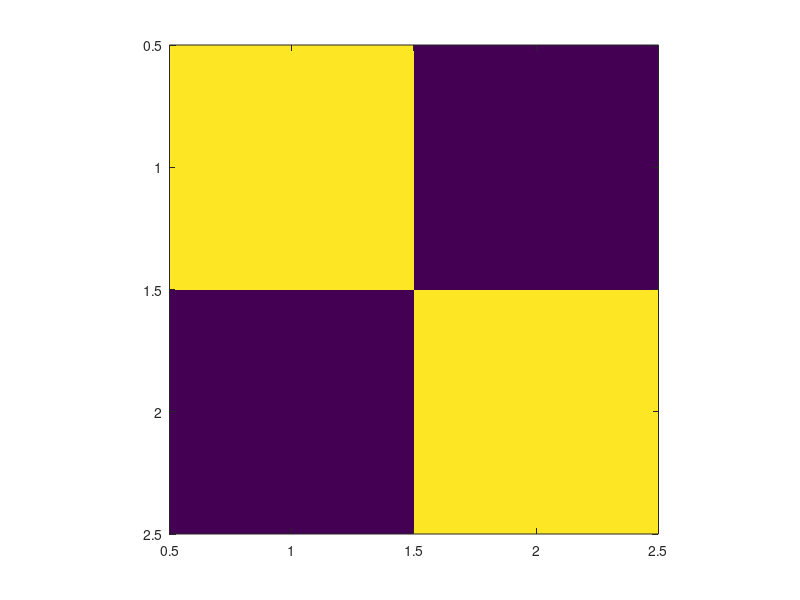
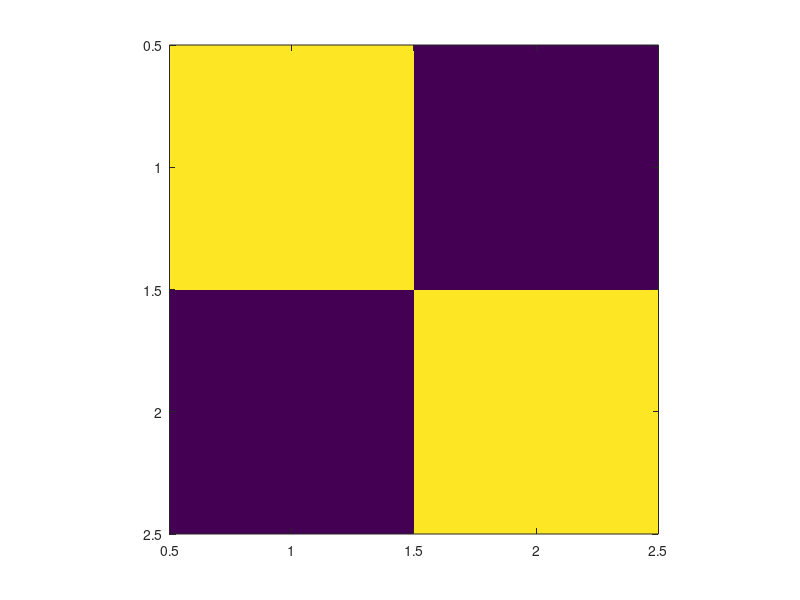
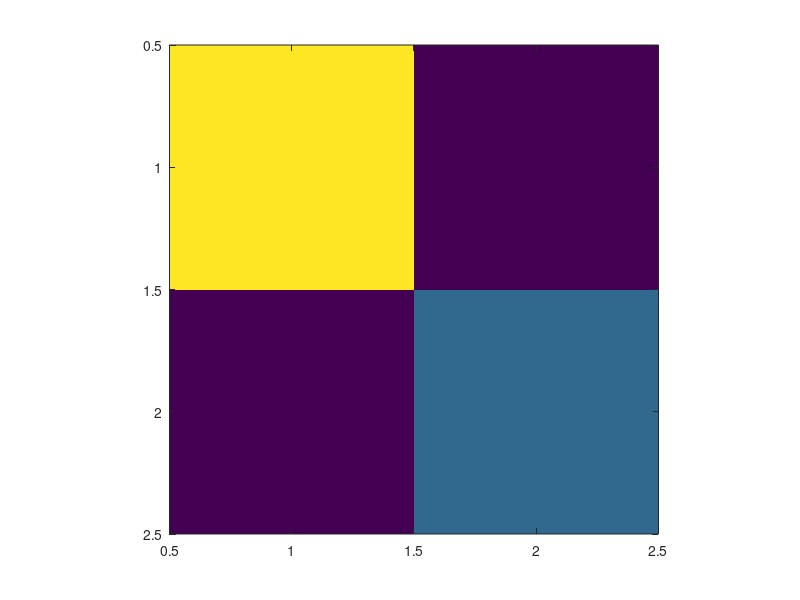
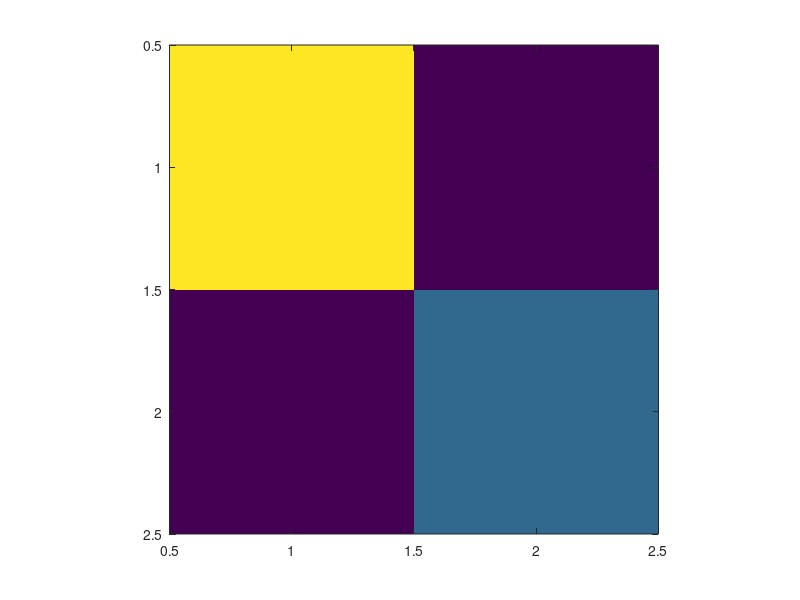

The MATLAB script that drew these images, in order: (Note: this script raises an error after producing the figures.)
%% 1. Load topography, plot topo & FFT
% MatrizTopo should be a square matrix

MatrizTopo=[1 0;0 1]; % <<<<< This is an input

figure(1)
imagesc(MatrizTopo)
axis square

FMatrizTopoOriginal=fft2(MatrizTopo);
FMatrizTopo=abs(fftshift(FMatrizTopoOriginal));
figure(2)
imagesc(FMatrizTopo)
axis square


%% 2. Calculate Q vectors from FFT
% Go to the FFT in figure 2 and locate the Bragg peaks with the data
% pointer. Also estimate the spatial extension of the peak (Lambda)
tam=size(MatrizTopo);
pix=tam(1);
qx=[1 0]; % <<<<< This is an input, in pixel units
qy=[0 1]; % <<<<< This is an input, in pixel units
Zero=[floor(pix/2)+1,floor(pix/2)+1];


Qx=(2*pi/pix)*(qx-Zero); % In reciprocal units
Qy=(2*pi/pix)*(qy-Zero); % In reciprocal units
ax=(2*pi/norm(Qx)); % Lattice parameter in x, in pixels
ay=(2*pi/norm(Qy)); % Lattice parameter in y, in pixels

%% 3. Calculate Tx(x,y) and  Ty(x,y)
% They will be complex matrices containing the information about the phase
% lag in the topography with respect to the perfect lattice formed by the
% vectors Qx and Qy
im=sqrt(-1);
Lambda_pix=1; % <<<<< This is an input, in pixel units
Lambda=(2*pi/pix)*Lambda_pix; % in reciprocal space, in reciprocal pixel units
OneOverLambda=2*pi/Lambda; % in real space, in pixels

Tx=zeros(pix);
Ty=zeros(pix);

% This loop might take several hours to run, depending on MatrizTopo size
% and the computing power
for i=1:pix
    for j=1:pix
        cont=1;
        r=[j,i];
        for k=1:pix
            for l=1:pix
                rprima=[l,k];
                sumX(cont)=MatrizTopo(k,l).*exp(-im*dot(Qx,rprima)).*((Lambda^2/(2*pi)).*exp(-0.5*Lambda^2*norm(r-rprima)^2));
                sumY(cont)=MatrizTopo(k,l).*exp(-im*dot(Qy,rprima)).*((Lambda^2/(2*pi)).*exp(-0.5*Lambda^2*norm(r-rprima)^2));
                cont=cont+1;
            end
        end
        Tx(i,j)=sum(sumX);
        Ty(i,j)=sum(sumY);
        clear sumX
        clear sumY
    end
end
%% 4. Calculate the angle lag matrices ATx, ATy
ATx=atan2(imag(Tx),real(Tx));
ATy=atan2(imag(Ty),real(Ty));

figure(21)
imagesc(ATx)
axis square

figure(22)
imagesc(ATy);
axis square

% We can visualize ATx and ATy and observe if there are any 2pi phase
% slips that need to be corrected

%% 5.1. Correct phase slips in ATx (if necessary)

Cx=ATx; % Dummy matrix to not modify the original ATx
delay=0; % number of pixels that the algorith skips before it starts 
         % correcting the phase slips. This might be necessary if there
         % any edge distortions in ATx.
tol=6; % any phase jump of 2pi will overcome this threshold
dCx=diff(Cx,1,1); % we locate the phase jumps by differentiating
MCx=zeros(pix);
for i=2:pix-1
    for j=2:pix-1
        MCx(i,j)=MCx(i-1,j);
        jump=dCx(i,j);
        if jump>tol
            MCx(i,j)=MCx(i-1,j)-1;
        elseif jump<-tol
            MCx(i,j)=MCx(i-1,j)+1;
        end
    end
end
MCx(2:pix-2*delay,:)=MCx(1:pix-2*delay-1,:);
% MC should be an "offset shadow" of ATx
figure(1401)
imagesc(MCx)
axis square

% We cut MC leaving the "delay" boder out
MCrecx=2*pi*MCx(delay:pix-delay-1,delay:pix-delay-1);
figure(1402)
imagesc(MCrecx)
axis square

Crecx=ATx(delay:pix-delay-1,delay:pix-delay-1);
Creccorrx=Crecx+MCrecx;

figure(1403)
imagesc(Creccorrx)
axis square

ATxCorr=Creccorrx;
Zx=zeros(pix);
Zx(delay:pix-delay-1,delay:pix-delay-1)=ATxCorr;
ATx=Zx; % Now we finally correct ATx

%% 5.2. Correct phase slips in ATy (if necessary)

Cy=ATy;
delay=0;
tol=6;
dCy=diff(Cy,1,1);
MCy=zeros(pix);
for i=2:pix-1
    for j=2:pix-1
        MCy(i,j)=MCy(i-1,j);
        jump=dCy(i,j);
        if jump>tol
            MCy(i,j)=MCy(i-1,j)-1;
        elseif jump<-tol
            MCy(i,j)=MCy(i-1,j)+1;
        end
    end
end
MCy(2:pix-2*delay,:)=MCy(1:pix-2*delay-1,:);
figure(1401)
imagesc(MCy)
axis square

MCrecy=2*pi*MCy(delay:pix-delay-1,delay:pix-delay-1);
figure(1402)
imagesc(MCrecy)
axis square

Crecy=ATy(delay:pix-delay-1,delay:pix-delay-1);
Creccorry=Crecy+MCrecy;

figure(1403)
imagesc(Creccorry)
axis square
ATyCorr=Creccorry;
Zy=zeros(pix);
Zy(delay:pix-delay-1,delay:pix-delay-1)=ATyCorr;
ATy=Zy;


%% 6. Calculate u(r)
% ux(x,y) and uy(x,y) can be calculated by solving a linear set of
% algebraic equations

matQ=[Qy;Qx];
sol=inv(matQ);
for i=1:pix
    for j=1:pix
        matAng=[-ATx(i,j),-ATy(i,j)];
        uy(i,j)=sol(1,1).*matAng(1)+sol(1,2)*matAng(2);
        ux(i,j)=sol(2,1).*matAng(1)+sol(2,2)*matAng(2);
    end
end

%% 7. Remove artificial plane from ux, uy
% Since Qx and Qy don't have infinite resolution in reciprocal space, the
% phase lag from the lattice might have a small offset phase that
% accumulates from pixel to pixel. This offset might also come from a
% uniform piezo or thermal drift.  We cancel this artifact linear term by
% substracting the global plane to ux and uy

borde=ceil(OneOverLambda/2); % distance from edge where the result is not 
                             % reliable due to poor statistics   
uxred=ux(borde+1:pix-borde,borde+1:pix-borde); % Crop the relevant central part of ux
uyred=uy(borde+1:pix-borde,borde+1:pix-borde); % Same in uy
tamred=pix-2*borde; % Size of the new reduced uxred & uyred

MeanXux=mean(uxred,1);
MeanYux=mean(uxred,2);
MeanXuy=mean(uyred,1);
MeanYuy=mean(uyred,2);

TiltXux=diff(MeanXux);
TiltYux=diff(MeanYux);
TiltXuy=diff(MeanXuy);
TiltYuy=diff(MeanYuy);

MeanTiltXux=mean(TiltXux);
MeanTiltYux=mean(TiltYux);
MeanTiltXuy=mean(TiltXuy);
MeanTiltYuy=mean(TiltYuy);

planeXux=MeanTiltXux.*(1:tamred);
planeYux=MeanTiltYux.*(1:tamred);
planeYux=planeYux';
planeXux=repmat(planeXux,tamred,1);
planeYux=repmat(planeYux,1,tamred);
planeux=planeXux+planeYux;
uxredplane=uxred-planeux;

planeXuy=MeanTiltXuy.*(1:tamred);
planeYuy=MeanTiltYuy.*(1:tamred);
planeYuy=planeYuy';
planeXuy=repmat(planeXuy,tamred,1);
planeYuy=repmat(planeYuy,1,tamred);
planeuy=planeXuy+planeYuy;
uyredplane=uyred-planeuy;

% Now we remove the offset in uxredplane, uyredplane
uxf=uxredplane-mean(mean(uxredplane));
uyf=uyredplane-mean(mean(uyredplane));
% We generate the vector field in the same window of size pix of
% MatrixzTopo
uxfc=zeros(pix);
uyfc=zeros(pix);
uxfc(borde+1:pix-borde,borde+1:pix-borde)=uxf;
uyfc(borde+1:pix-borde,borde+1:pix-borde)=uyf;

% We finally find our displacement field
% u(r) = [ uxfc(i,j) , uyfc(i,j) ]

%% 8. We calculate uxx, uyy and s
% By differentiating ux and uy we can access to the 2D strain tensor S
% components uxx and uyy.

% S(x,y) = [uxx(x,y) uxy(x,y) ; uyx(x,y) uyy(x,y)]

% The classic lattice strain s is the trace of S. The minus sign is
% arbitrary and it's sele
% s(x,y)=-0.5*(uxx+uyy)

duxf=diff(uxf,1,2);
uxx=-duxf(1:pix-2*borde-1,:);
duyf=diff(uyf,1,1);
uyy=-duyf(:,1:pix-2*borde-1);

s=zeros(pix);
s(borde+1:pix-borde-1,borde+1:pix-borde-1)=-0.5*(uxx+uyy);
% t(borde+1:pix-borde-1,borde+1:pix-borde-1)=-0.5*(uxx-uyy);

figure(10)
imagesc(s)
axis square

figure(4)
imagesc(uxfc)
axis square

figure(5)
imagesc(uyfc)
axis square

% figure(6)
% imagesc(uxx)
% axis square
% 
% figure(7)
% imagesc(uyy)
% axis square

% figure(5)
% imagesc(MatrizTopo), hold on
% colormap gray
% quiver(uxfc,uyfc,'r','linewidth',2)
% axis square


%% 9. We store everything in an InfoStruct for latter use
InfoStruct_Image.Lambda_pix=Lambda_pix;
InfoStruct_Image.Lambda=Lambda;
InfoStruct_Image.MatrizTopo=MatrizTopo;
InfoStruct_Image.FMatrizTopo=FMatrizTopo;
InfoStruct_Image.qx=qx;
InfoStruct_Image.qy=qy;
InfoStruct_Image.Cero=Zero;
InfoStruct_Image.Qx=Qx;
InfoStruct_Image.Qy=Qy;
InfoStruct_Image.ax=ax;
InfoStruct_Image.ay=ay;
InfoStruct_Image.ATx=ATx;
InfoStruct_Image.ATy=ATy;
InfoStruct_Image.MC=MC;
InfoStruct_Image.ATxCorr=ATxCorr;
InfoStruct_Image.ATyCorr=ATyCorr;
InfoStruct_Image.uxfc=uxfc;
InfoStruct_Image.uyfc=uyfc;
InfoStruct_Image.uxx=uxx;
InfoStruct_Image.uyy=uyy;
InfoStruct_Image.s=s;
